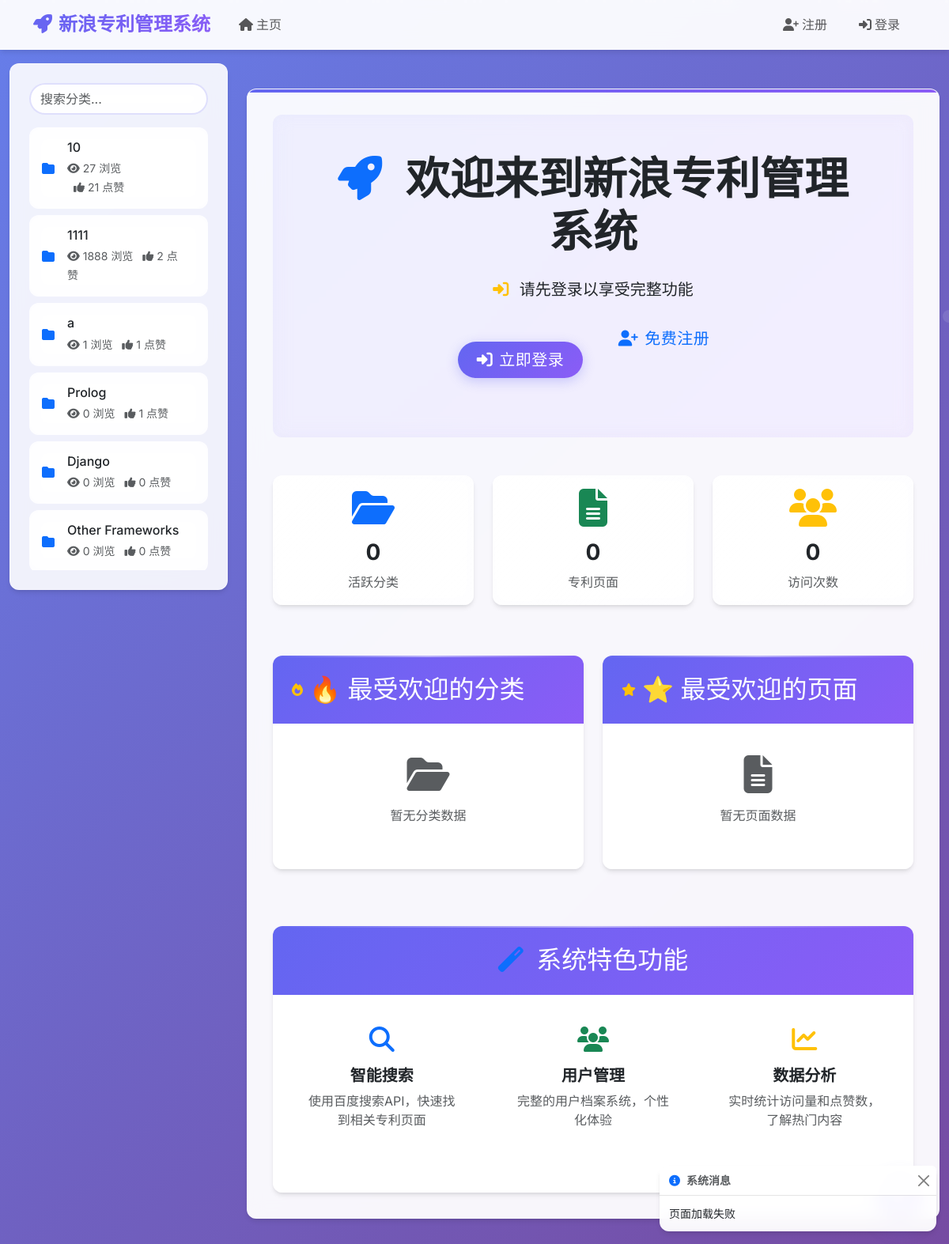
/, run on an earlier commit of the app's database.
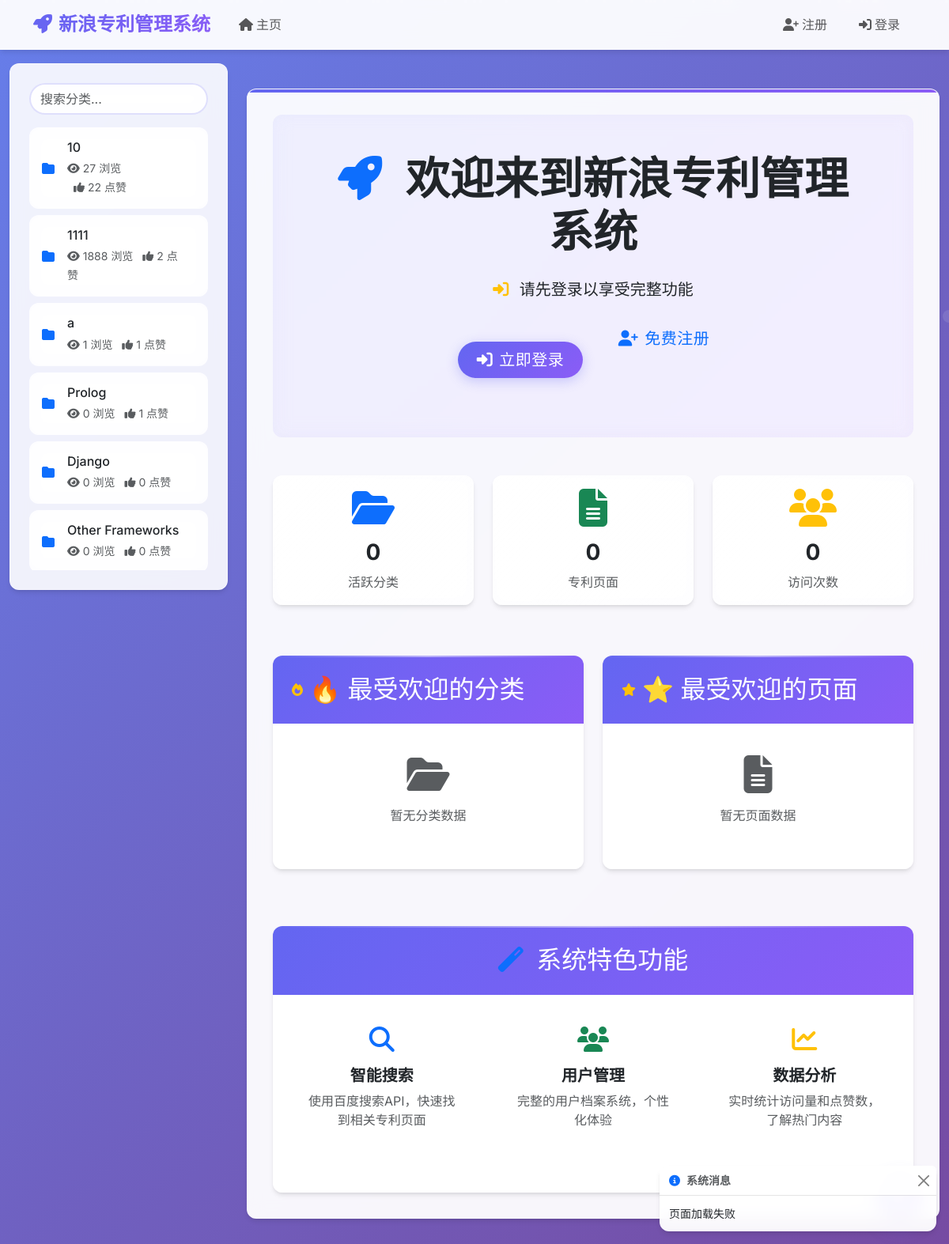
And on a later commit of the database.
### PatentMS/models.py (models this page shows, shortened)
class Category(models.Model):
    name = models.CharField(max_length=128, unique=True, verbose_name="分类名称")
    views = models.IntegerField(default=0, verbose_name="浏览次数")
    likes = models.IntegerField(default=0, verbose_name="点赞次数")
    slug = models.SlugField(blank=True, unique=True, verbose_name="URL别名")
    class Meta:
        verbose_name = "分类"
        verbose_name_plural = "分类"
        ordering = ["-likes", "-views", "name"]

### PatentMS/views.py (the view)
# urls.py: path("", views.index, name="index"),
def index(request):
    try:
        context = {
            "categories": Category.objects.exclude(slug="").order_by("-likes")[:5],
            "pages": Page.objects.order_by("-views")[:5],
        }
        visitor_cookie_handler(request)
        context["visits"] = request.session["visits"]
        return render(request, "PatentMS/index.html", context)
    except Exception as e:
        logger.error(f"首页加载失败: {e}")
        messages.error(request, "页面加载失败")
        return render(request, "PatentMS/index.html", {"categories": [], "pages": []})

### PatentMS/templatetags/PatentMS_template_tags.py (called while the page is built)
@register.inclusion_tag('PatentMS/categories.html')
def get_category_list(current_category=None):
    return {'categories':Category.objects.all(),
            'current_category':current_category}

### PatentMS/views.py (called while the page is built)
def get_server_side_cookie(request, cookie, default_val=None):
    return request.session.get(cookie, default_val)

def visitor_cookie_handler(request):
    visits = int(get_server_side_cookie(request, "visits", "1"))
    last_visit_cookie = get_server_side_cookie(
        request, "last_visit", str(datetime.now())
    )
    last_visit_time = datetime.strptime(last_visit_cookie[:-7], "%Y-%m-%d %H:%M:%S")
    if (datetime.now() - last_visit_time).days > 0:
        visits += 1
        request.session["last_visit"] = str(datetime.now())
    else:
        request.session["last_visit"] = last_visit_cookie
    request.session["visits"] = visits

### templates/PatentMS/index.html (shortened to what the changed rows need)
{% extends "PatentMS/base_model.html" %}
{% load static %}
{% block body_block%}
<div class="hero-section text-center mb-5" data-aos="fade-up">
  <div class="jumbotron p-5">
    <div class="container">
      <h1 class="display-4 fw-bold mb-4">
        <i class="fas fa-rocket text-primary me-3"></i>
        欢迎来到新浪专利管理系统
      </h1>
    </div>
  </div>
</div>
<div class="row">
  <div class="col-lg-6 mb-4" data-aos="fade-right">
    <div class="card h-100">
      <div class="card-header d-flex align-items-center">
        <h2 class="card-title mb-0">🔥 最受欢迎的分类</h2>
      </div>
    </div>
  </div>
  <div class="col-lg-6 mb-4" data-aos="fade-left">
    <div class="card h-100">
      <div class="card-header d-flex align-items-center">
        <h2 class="card-title mb-0">⭐ 最受欢迎的页面</h2>
      </div>
    </div>
  </div>
</div>
<div class="row mt-5" data-aos="fade-up" data-aos-delay="400">
  <div class="col-12">
    <div class="card">
      <div class="card-header text-center">
        <h2 class="card-title mb-0">
          <i class="fas fa-magic text-primary me-2"></i>
          系统特色功能
        </h2>
      </div>
    </div>
  </div>
</div>
{% endblock %}

### templates/PatentMS/categories.html (shortened to what this page needs)
<div class="categories-container">
  {% if categories %}
  <div class="list-group list-group-flush">
    {% for c in categories %} {% if c == current_category %}
    <a
      class="list-group-item list-group-item-action active category-item current-category"
      href="{% if c.slug %}{% url 'show_category' c.slug %}{% else %}#{% endif %}"
      data-aos="fade-right"
      data-aos-delay="{{ forloop.counter|add:0 }}"
    >
      <div class="d-flex align-items-center">
        <i class="fas fa-folder-open text-warning me-3"></i>
        <div class="flex-grow-1">
          <h6 class="mb-1 fw-bold">{{ c.name }}</h6>
          <small class="opacity-75">
            <i class="fas fa-eye me-1"></i>{{ c.views }} 浏览
            <i class="fas fa-thumbs-up ms-2 me-1"></i>{{ c.likes }} 点赞
          </small>
        </div>
        <span class="badge bg-warning rounded-pill">
          <i class="fas fa-star me-1"></i>当前
        </span>
      </div>
    </a>
    {% else %}
    <a
      class="list-group-item list-group-item-action category-item"
      href="{% if c.slug %}{% url 'show_category' c.slug %}{% else %}#{% endif %}"
      data-aos="fade-right"
      data-aos-delay="{{ forloop.counter|add:0 }}"
    >
      <div class="d-flex align-items-center">
        <i class="fas fa-folder text-primary me-3"></i>
        <div class="flex-grow-1">
          <h6 class="mb-1 fw-medium">{{ c.name }}</h6>
          <small class="text-muted">
            <i class="fas fa-eye me-1"></i>{{ c.views }} 浏览
            <i class="fas fa-thumbs-up ms-2 me-1"></i>{{ c.likes }} 点赞
          </small>
        </div>
      </div>
    </a>
    {% endif %} {% endfor %}
  </div>
  {% endif %}
</div>

What changed in the data, as far as the page shows it:
changed Category (number 1 of 6 on the later page): likes "21" → "22"
